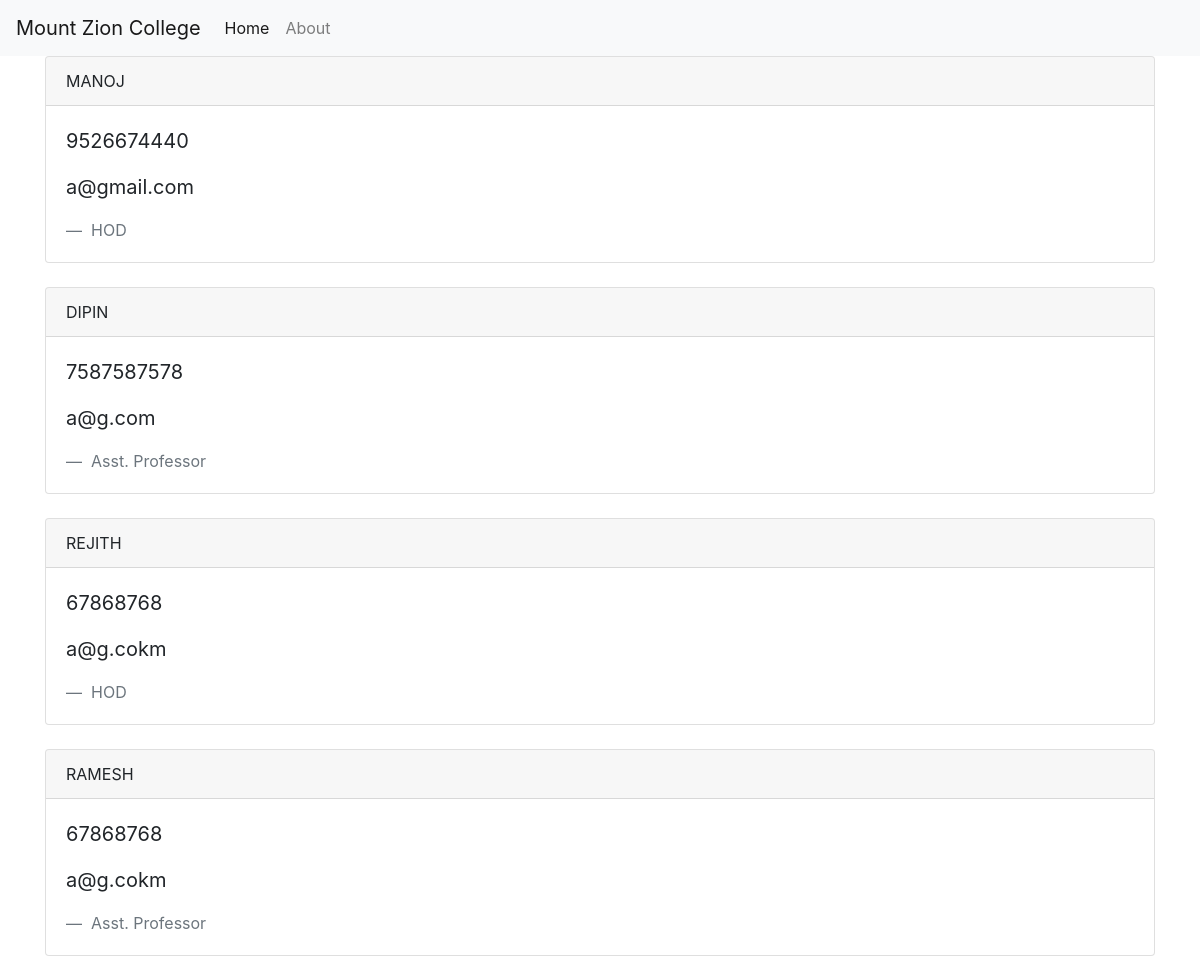
The page / on the database its author committed.
### home/models.py (models this page shows)
class Faculties(models.Model):
    FacultyName=models.CharField(max_length=150)
    Designation=models.CharField(max_length=150)
    EmailId=models.CharField(max_length=150)
    Mobile=models.CharField(max_length=150)
    Date_Entry=models.DateTimeField(default=timezone.now)

### home/views.py (the view)
# urls.py: path('', views.myhome,name='home'),
def myhome(request):
    mydict={'Faculties':Faculties.objects.all()}
    return render(request,'home.html',mydict)

### home/templates/home.html
{% extends 'base.html' %}
{% block myContent %}
<div class="container">
{%  for faculty in Faculties %}
<div class="card">
  <div class="card-header">
    {{faculty.FacultyName}}
  </div>
  <div class="card-body">
    <blockquote class="blockquote mb-0">
      <p> {{faculty.Mobile}} </p>
      <p> {{faculty.EmailId}} </p>
      <footer class="blockquote-footer"> {{faculty.Designation}} </footer>
    </blockquote>
  </div>
</div>
<br>
{% endfor %}
</div>
{% endblock %}

### home/templates/base.html (shortened to what this page needs)
<!doctype html>
<html lang="en">
  <head>
    <link rel="stylesheet" href="https://stackpath.bootstrapcdn.com/bootstrap/4.1.3/css/bootstrap.min.css">
  </head>
  <body>
    <nav class="navbar navbar-expand-lg navbar-light bg-light">
        <a class="navbar-brand" href="#">Mount Zion College</a>
        <div class="collapse navbar-collapse" id="navbarSupportedContent">
          <ul class="navbar-nav mr-auto">
            <li class="nav-item active">
              <a class="nav-link" href="/">Home <span class="sr-only">(current)</span></a>
            </li>
            <li class="nav-item ">
                <a class="nav-link" href="/about">About <span class="sr-only">(current)</span></a>
              </li>
          </ul>
        </div>
      </nav>
{% block myContent %}
{% endblock %}
  </body>
</html>

### rows shown on the page
Faculties: FacultyName "MANOJ", Mobile "9526674440", EmailId "a@gmail.com", Designation "HOD"
Faculties: FacultyName "DIPIN", Mobile "7587587578", EmailId "a@g.com", Designation "Asst. Professor"
Faculties: FacultyName "REJITH", Mobile "67868768", EmailId "a@g.cokm", Designation "HOD"
Faculties: FacultyName "RAMESH", Mobile "67868768", EmailId "a@g.cokm", Designation "Asst. Professor"
